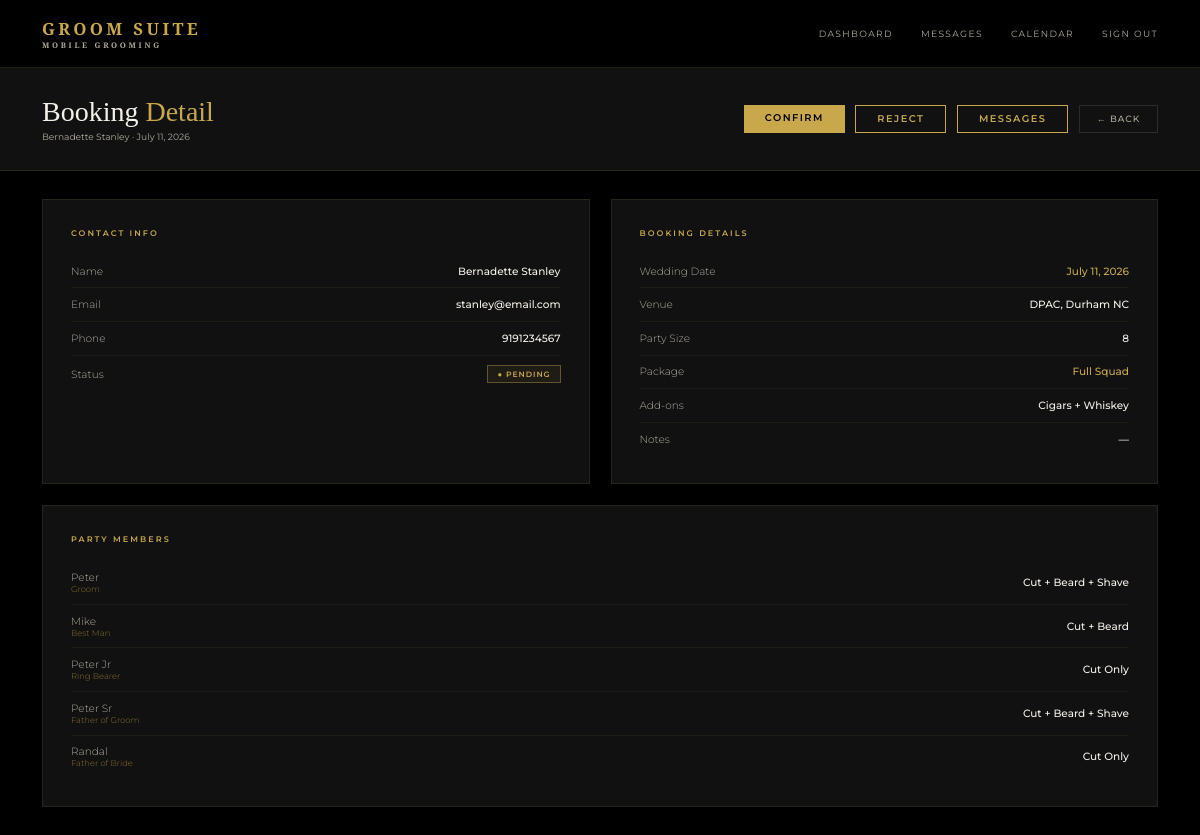
Page /admin/booking/1 (signed in) on the committed database.
### models.py (models this page shows)
class User(UserMixin, db.Model):
    id = db.Column(db.Integer, primary_key=True)
    name = db.Column(db.String(100), nullable=False)
    email = db.Column(db.String(120), unique=True, nullable=False)
    password = db.Column(db.String(200), nullable=False)
    role = db.Column(db.String(20), default='client')
    phone = db.Column(db.String(20))
    password_changed = db.Column(db.Boolean, default=False)
    bookings = db.relationship('Booking', backref='client', lazy=True)

class Booking(db.Model):
    id = db.Column(db.Integer, primary_key=True)
    wedding_date = db.Column(db.String(50), nullable=False)
    venue = db.Column(db.String(200), nullable=False)
    start_time = db.Column(db.String(20))
    party_size = db.Column(db.Integer, default=1)
    package = db.Column(db.String(100))
    addons = db.Column(db.String(200))
    notes = db.Column(db.Text)
    status = db.Column(db.String(20), default='pending')
    created_at = db.Column(db.DateTime, default=datetime.utcnow)
    user_id = db.Column(db.Integer, db.ForeignKey('user.id'), nullable=False)
    party_members = db.relationship('PartyMember', backref='booking', lazy=True)
    messages = db.relationship('Message', backref='booking_messages', lazy=True, foreign_keys='Message.booking_id')

class PartyMember(db.Model):
    id = db.Column(db.Integer, primary_key=True)
    name = db.Column(db.String(100), nullable=False)
    role = db.Column(db.String(50), default='Groomsman')
    service = db.Column(db.String(100), nullable=False)
    booking_id = db.Column(db.Integer, db.ForeignKey('booking.id'), nullable=False)

### routes.py (the view)
    @app.route('/admin/booking/<int:id>')
    @login_required
    @admin_required
    def booking_detail(id):
        booking = Booking.query.get_or_404(id)
        return render_template('admin/booking_detail.html', booking=booking)

### app.py (called while the page is built)
@app.template_filter('format_date')
def format_date(value):
    try:
        return datetime.strptime(value, '%Y-%m-%d').strftime('%B %d, %Y')
    except:
        return value

### auth.py (called while the page is built)
def register_routes(app, login_manager):
    @login_manager.user_loader
    def load_user(user_id):
        return db.session.get(User, int(user_id))
    @app.route('/login', methods=['GET', 'POST'])
    def login():
        if request.method == 'POST':
            email = request.form.get('email')
            password = request.form.get('password')
            user = User.query.filter_by(email=email).first()
            if user and check_password_hash(user.password, password):
                login_user(user)
                if user.role == 'admin':
                    return redirect(url_for('index'))
                return redirect(url_for('portal'))
            flash('Invalid email or password')
        return render_template('login.html')
    @app.route('/logout')
    @login_required
    def logout():
        logout_user()
        return redirect(url_for('index'))

### routes.py (called while the page is built)
def admin_required(f):
    @wraps(f)
    def decorated_function(*args, **kwargs):
        if not current_user.is_authenticated or current_user.role != 'admin':
            return redirect(url_for('index'))
        return f(*args, **kwargs)
    return decorated_function

### templates/admin/booking_detail.html (shortened to what this page needs)
{% extends 'base.html' %}
{% block content %}
<div class="admin-header">
  <div>
    <h1 class="admin-title">Booking <span>Detail</span></h1>
    <p class="admin-meta">{{ booking.client.name }} · {{ booking.wedding_date | format_date }}</p>
  </div>
  <div style="display:flex;gap:0.75rem;">
    {% if booking.status == 'pending' %}
    <a href="{{ url_for('confirm_booking', id=booking.id) }}" class="btn-gold" style="width:auto;padding:0.55rem 1.5rem;">Confirm</a>
    <a href="{{ url_for('reject_booking', id=booking.id) }}" class="btn-outline" style="padding:0.55rem 1.5rem;">Reject</a>
    {% endif %}
    <a href="{{ url_for('admin_messages', id=booking.id) }}" class="btn-outline" style="padding:0.55rem 1.5rem;">Messages</a>
    <a href="{{ url_for('admin_dashboard') }}" class="btn-ghost">← Back</a>
  </div>
</div>
<div class="portal-body">
  <div class="portal-card">
    <div class="portal-card-title">Contact Info</div>
    <div class="detail-row">
      <span class="detail-label">Name</span>
      <span class="detail-value">{{ booking.client.name }}</span>
    </div>
    <div class="detail-row">
      <span class="detail-label">Email</span>
      <span class="detail-value">{{ booking.client.email }}</span>
    </div>
    <div class="detail-row">
      <span class="detail-label">Phone</span>
      <span class="detail-value">{{ booking.client.phone or '—' }}</span>
    </div>
    <div class="detail-row">
      <span class="detail-label">Status</span>
      <span class="badge badge-{{ booking.status }}">● {{ booking.status|capitalize }}</span>
    </div>
  </div>
  <div class="portal-card">
    <div class="portal-card-title">Booking Details</div>
    <div class="detail-row">
      <span class="detail-label">Wedding Date</span>
      <span class="detail-value gold">{{ booking.wedding_date | format_date }}</span>
    </div>
    <div class="detail-row">
      <span class="detail-label">Venue</span>
      <span class="detail-value">{{ booking.venue }}</span>
    </div>
    <div class="detail-row">
      <span class="detail-label">Party Size</span>
      <span class="detail-value">{{ booking.party_size }}</span>
    </div>
    <div class="detail-row">
      <span class="detail-label">Package</span>
      <span class="detail-value gold">{{ booking.package or 'TBD' }}</span>
    </div>
    <div class="detail-row">
      <span class="detail-label">Add-ons</span>
      <span class="detail-value">{{ booking.addons or 'None' }}</span>
    </div>
    <div class="detail-row">
      <span class="detail-label">Notes</span>
      <span class="detail-value">{{ booking.notes or '—' }}</span>
    </div>
  </div>
  <div class="portal-card span-2">
    <div class="portal-card-title">Party Members</div>
  {% if booking.party_members %}
      {% for member in booking.party_members %}
      <div class="detail-row">
        <span class="detail-label">
          {{ member.name }}
          <span style="color:var(--gold-dim);font-size:0.6rem;display:block;">{{ member.role or 'Groomsman' }}</span>
        </span>
        <span class="detail-value">{{ member.service }}</span>
      </div>
      {% endfor %}
    {% else %}
      <p style="color:var(--white-dim);font-size:0.75rem;">No party members added yet.</p>
    {% endif %}
  </div>
</div>
{% endblock %}

### static/css/style.css (style rules this page uses)
*, *::before, *::after { box-sizing: border-box; margin: 0; padding: 0; }
:root { --gold: #C9A84C; --gold-light: #E8C96A; --gold-dim: #8a6f2e; --black: #000000; --black-2: #111111; --black-3: #1A1A1A; --black-5: #2C2C2C; --white: #F5F0E8; --white-dim: #b0aa9a; --font-display: 'Cormorant Garamond', serif; --font-body: 'Montserrat', sans-serif; }
html { font-size: 14px; }
body { font-family: var(--font-body); background: var(--black); color: var(--white); min-height: 100vh; }
.btn-gold { display: inline-block; width: auto; padding: 0.65rem 1.5rem; background: var(--gold); color: var(--black); font-family: var(--font-body); font-size: 0.7rem; font-weight: 600; letter-spacing: 0.15em; text-transform: uppercase; border: none; cursor: pointer; transition: background 0.2s; text-decoration: none; text-align: center; }
.btn-outline { display: inline-block; padding: 0.65rem 1.5rem; background: transparent; color: var(--gold); font-family: var(--font-body); font-size: 0.7rem; font-weight: 600; letter-spacing: 0.15em; text-transform: uppercase; border: 1px solid var(--gold); cursor: pointer; transition: all 0.2s; text-decoration: none; }
.btn-ghost { display: inline-block; padding: 0.55rem 1.2rem; background: transparent; color: var(--white-dim); font-family: var(--font-body); font-size: 0.65rem; font-weight: 500; letter-spacing: 0.1em; text-transform: uppercase; border: 1px solid var(--black-5); cursor: pointer; transition: all 0.2s; text-decoration: none; }
.span-2 { grid-column: span 2; }
.admin-header { padding: 2rem 3rem; background: var(--black-2); border-bottom: 1px solid rgba(201,168,76,0.15); display: flex; align-items: center; justify-content: space-between; }
.admin-title { font-family: var(--font-display); font-size: 2rem; font-weight: 300; }
.admin-title span { color: var(--gold); }
.admin-meta { font-size: 0.65rem; color: var(--white-dim); margin-top: 0.25rem; }
.badge { display: inline-flex; align-items: center; gap: 0.3rem; padding: 0.25rem 0.65rem; font-size: 0.55rem; letter-spacing: 0.12em; text-transform: uppercase; font-weight: 600; border: 1px solid; }
.badge-pending { border-color: rgba(201,168,76,0.4); color: var(--gold); background: rgba(201,168,76,0.07); }
.portal-body { padding: 2rem 3rem; display: grid; grid-template-columns: 1fr 1fr; gap: 1.5rem; }
.portal-card { background: var(--black-2); border: 1px solid rgba(201,168,76,0.12); padding: 2rem; }
.portal-card-title { font-size: 0.58rem; letter-spacing: 0.25em; text-transform: uppercase; color: var(--gold); margin-bottom: 1.2rem; font-weight: 600; }
.detail-row { display: flex; justify-content: space-between; align-items: center; padding: 0.7rem 0; border-bottom: 1px solid rgba(201,168,76,0.07); font-size: 0.75rem; }
.detail-row:last-child { border-bottom: none; }
.detail-label { color: var(--white-dim); font-weight: 300; }
.detail-value { color: var(--white); font-weight: 500; }
.detail-value.gold { color: var(--gold); }

### rows in the picture
User: client.name "Bernadette Stanley", client.email "stanley@email.com", client "9191234567"
Booking: wedding_date "July 11, 2026", status "PENDING", venue "DPAC, Durham NC", party_size "8", package "Full Squad", addons "Cigars + Whiskey", notes "—"
PartyMember: name "Peter", role "Groom", service "Cut + Beard + Shave"
PartyMember: name "Mike", role "Best Man", service "Cut + Beard"
PartyMember: name "Peter Jr", role "Ring Bearer", service "Cut Only"
PartyMember: name "Peter Sr", role "Father of Groom", service "Cut + Beard + Shave"
PartyMember: name "Randal", role "Father of Bride", service "Cut Only"
